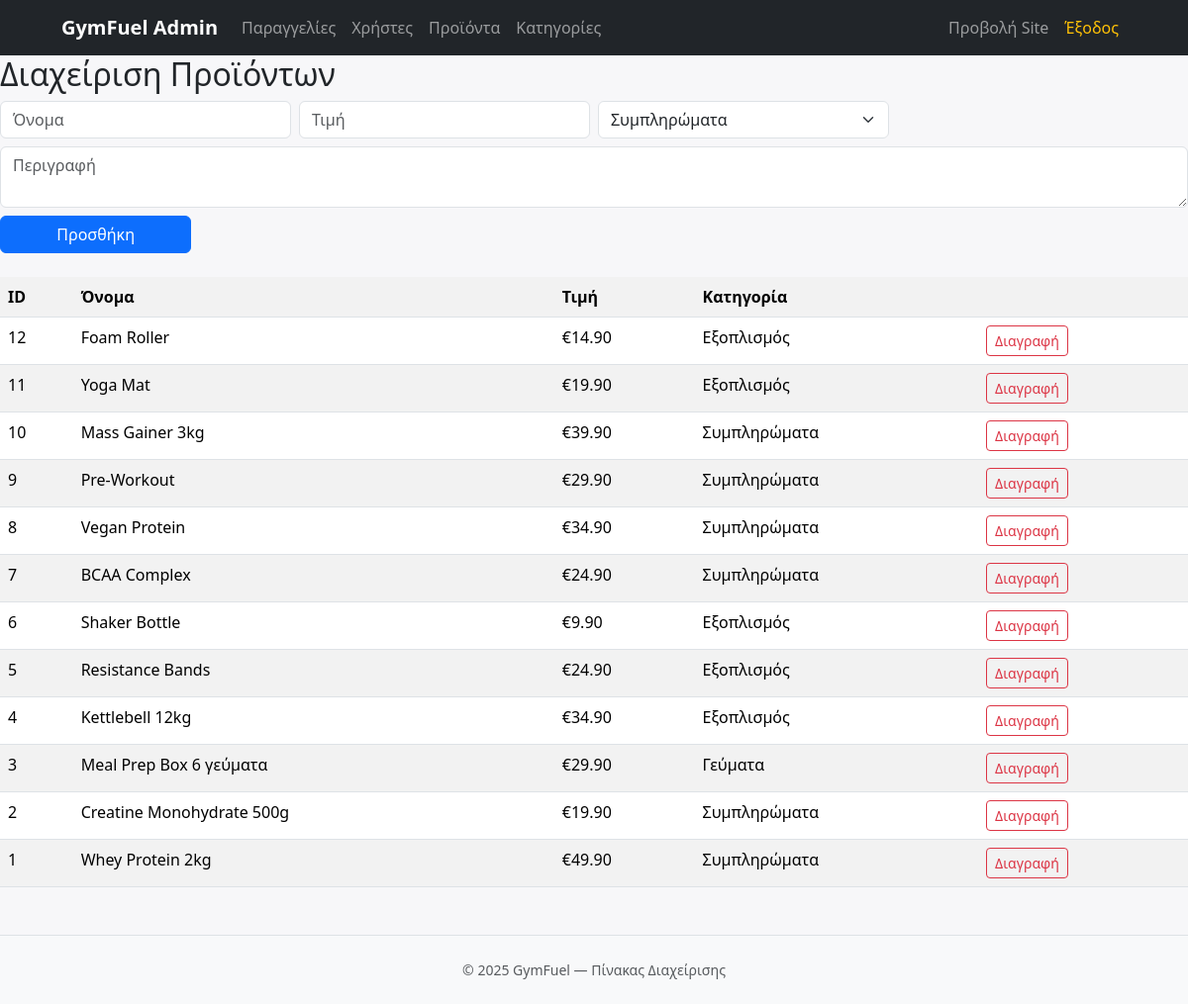
The page /products.php (signed in) on the database its author committed.
### tables this page shows
CREATE TABLE `products` (
  `id` int(11) NOT NULL,
  `name` varchar(150) NOT NULL,
  `description` text DEFAULT NULL,
  `price` decimal(10,2) NOT NULL,
  `image` varchar(255) DEFAULT NULL,
  `category_id` int(11) DEFAULT NULL,
  `created_at` timestamp NOT NULL DEFAULT current_timestamp()
);

CREATE TABLE `categories` (
  `id` int(11) NOT NULL,
  `name` varchar(100) NOT NULL
);

### products.php (the view, shortened to what this page needs)
<?php
require '../db.php';
include '../header.php';
$cats=$pdo->query('SELECT id,name FROM categories')->fetchAll();
$prods=$pdo->query('SELECT p.*,c.name AS cat_name FROM products p LEFT JOIN categories c ON c.id=p.category_id ORDER BY p.id DESC')->fetchAll();
?>
<h2>Διαχείριση Προϊόντων</h2>
<form method="post" class="row g-2 mb-4">
  <div class="col-md-3"><input name="name" class="form-control" placeholder="Όνομα" required></div>
  <div class="col-md-3"><input name="price" type="number" step="0.01" class="form-control" placeholder="Τιμή" required></div>
  <div class="col-md-3">
    <select name="category_id" class="form-select">
      <?php foreach($cats as $c): ?><option value="<?=$c['id']?>"><?=$c['name']?></option><?php endforeach; ?>
    </select>
  </div>
  <div class="col-md-12"><textarea name="description" class="form-control" placeholder="Περιγραφή" rows="2"></textarea></div>
  <div class="col-md-2"><button class="btn btn-primary w-100">Προσθήκη</button></div>
</form>
<table class="table table-striped">
  <tr><th>ID</th><th>Όνομα</th><th>Τιμή</th><th>Κατηγορία</th><th></th></tr>
  <?php foreach($prods as $p): ?>
  <tr>
    <td><?=$p['id']?></td><td><?=$p['name']?></td><td>€<?=number_format($p['price'],2)?></td><td><?=$p['cat_name']?></td>
    <td><a class="btn btn-sm btn-outline-danger" href="?action=delete&id=<?=$p['id']?>" onclick="return confirm('Διαγραφή;')">Διαγραφή</a></td>
  </tr>
  <?php endforeach; ?>
</table>
<?php include '../footer.php'; ?>

### header.php (style rules this page uses)
body { background:#f7f7f9; }

### rows shown on the page
products: id "12", name "Foam Roller", price "14.90", category.name "Εξοπλισμός"
products: id "11", name "Yoga Mat", price "19.90", category.name "Εξοπλισμός"
products: id "10", name "Mass Gainer 3kg", price "39.90", category.name "Συμπληρώματα"
products: id "9", name "Pre-Workout", price "29.90", category.name "Συμπληρώματα"
products: id "8", name "Vegan Protein", price "34.90", category.name "Συμπληρώματα"
products: id "7", name "BCAA Complex", price "24.90", category.name "Συμπληρώματα"
products: id "6", name "Shaker Bottle", price "9.90", category.name "Εξοπλισμός"
products: id "5", name "Resistance Bands", price "24.90", category.name "Εξοπλισμός"
products: id "4", name "Kettlebell 12kg", price "34.90", category.name "Εξοπλισμός"
products: id "3", name "Meal Prep Box 6 γεύματα", price "29.90", category.name "Γεύματα"
products: id "2", name "Creatine Monohydrate 500g", price "19.90", category.name "Συμπληρώματα"
products: id "1", name "Whey Protein 2kg", price "49.90", category.name "Συμπληρώματα"

### other values the page prints
form field category_id "Συμπληρώματα"
